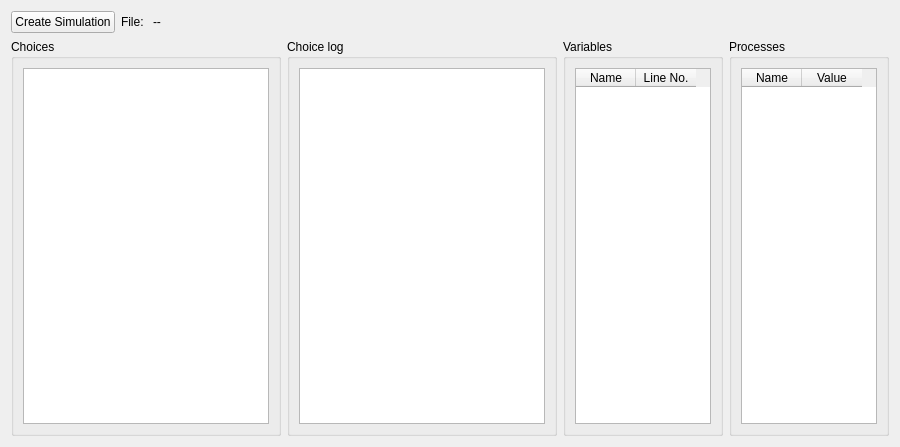
            <widget class="QWidget" name="scrollAreaWidgetContents_5">
             <property name="geometry">
              <rect>
               <x>0</x>
               <y>0</y>
               <width>900</width>
               <height>447</height>
              </rect>
             </property>
             <layout class="QVBoxLayout" name="verticalLayout_7">
              <item>
               <layout class="QHBoxLayout" name="horizontalLayout_6">
                <item>
                 <widget class="QPushButton" name="buttonInteractiveSim">
                  <property name="sizePolicy">
                   <sizepolicy hsizetype="Fixed" vsizetype="Fixed">
                    <horstretch>0</horstretch>
                    <verstretch>0</verstretch>
                   </sizepolicy>
                  </property>
                  <property name="text">
                   <string>Create Simulation</string>
                  </property>
                 </widget>
                </item>
                <item>
                 <widget class="QLabel" name="label_2">
                  <property name="sizePolicy">
                   <sizepolicy hsizetype="Fixed" vsizetype="Preferred">
                    <horstretch>0</horstretch>
                    <verstretch>0</verstretch>
                   </sizepolicy>
                  </property>
                  <property name="text">
                   <string>File: </string>
                  </property>
                 </widget>
                </item>
                <item>
                 <widget class="QLabel" name="labelSimFile_I">
                  <property name="sizePolicy">
                   <sizepolicy hsizetype="Fixed" vsizetype="Preferred">
                    <horstretch>0</horstretch>
                    <verstretch>0</verstretch>
                   </sizepolicy>
                  </property>
                  <property name="text">
                   <string>--</string>
                  </property>
                 </widget>
                </item>
                <item>
                 <spacer name="horizontalSpacer_5">
                  <property name="orientation">
                   <enum>Qt::Horizontal</enum>
                  </property>
                  <property name="sizeHint" stdset="0">
                   <size>
                    <width>40</width>
                    <height>20</height>
                   </size>
                  </property>
                 </spacer>
                </item>
               </layout>
              </item>
              <item>
               <layout class="QHBoxLayout" name="horizontalLayout_3">
                <item>
                 <widget class="QGroupBox" name="groupBox_7">
                  <property name="title">
                   <string>Choices</string>
                  </property>
                  <layout class="QGridLayout" name="gridLayout_10">
                   <item row="0" column="0">
                    <widget class="QListWidget" name="choisesList"/>
                   </item>
                  </layout>
                 </widget>
                </item>
                <item>
                 <widget class="QGroupBox" name="groupBox_12">
                  <property name="title">
                   <string>Choice log</string>
                  </property>
                  <layout class="QGridLayout" name="gridLayout_7">
                   <item row="0" column="0">
                    <widget class="QListWidget" name="listSteps_I"/>
                   </item>
                  </layout>
                 </widget>
                </item>
                <item>
                 <widget class="QGroupBox" name="groupBox_11">
                  <property name="title">
                   <string>Variables</string>
                  </property>
                  <layout class="QGridLayout" name="gridLayout_8">
                   <item row="0" column="0">
                    <widget class="QTableWidget" name="tableVariabels_I">
                     <property name="sizePolicy">
                      <sizepolicy hsizetype="Minimum" vsizetype="Expanding">
                       <horstretch>0</horstretch>
                       <verstretch>0</verstretch>
                      </sizepolicy>
                     </property>
                     <property name="sizeAdjustPolicy">
                      <enum>QAbstractScrollArea::AdjustToContents</enum>
                     </property>
                     <property name="columnCount">
                      <number>2</number>
                     </property>
                     <attribute name="horizontalHeaderDefaultSectionSize">
                      <number>60</number>
                     </attribute>
                     <attribute name="verticalHeaderVisible">
                      <bool>false</bool>
                     </attribute>
                     <column>
                      <property name="text">
                       <string>Name</string>
                      </property>
                     </column>
                     <column>
                      <property name="text">
                       <string>Line No.</string>
                      </property>
                     </column>
                    </widget>
                   </item>
                  </layout>
                 </widget>
                </item>
                <item>
                 <widget class="QGroupBox" name="groupBox_10">
                  <property name="title">
                   <string>Processes</string>
                  </property>
                  <layout class="QGridLayout" name="gridLayout_9">
                   <item row="0" column="0">
                    <widget class="QTableWidget" name="tableProceses_I">
                     <property name="sizePolicy">
                      <sizepolicy hsizetype="Minimum" vsizetype="Expanding">
                       <horstretch>0</horstretch>
                       <verstretch>0</verstretch>
                      </sizepolicy>
                     </property>
                     <property name="sizeAdjustPolicy">
                      <enum>QAbstractScrollArea::AdjustToContents</enum>
                     </property>
                     <property name="columnCount">
                      <number>2</number>
                     </property>
                     <attribute name="horizontalHeaderDefaultSectionSize">
                      <number>60</number>
                     </attribute>
                     <attribute name="verticalHeaderVisible">
                      <bool>false</bool>
                     </attribute>
                     <column>
                      <property name="text">
                       <string>Name</string>
                      </property>
                     </column>
                     <column>
                      <property name="text">
                       <string>Value</string>
                      </property>
                     </column>
                    </widget>
                   </item>
                  </layout>
                 </widget>
                </item>
               </layout>
              </item>
             </layout>
            </widget>
